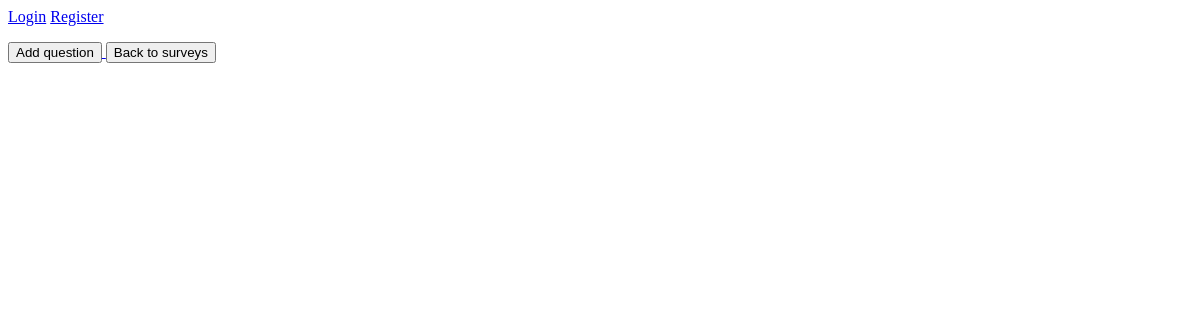
Before: /viewSurvey/4/ with the older database file.
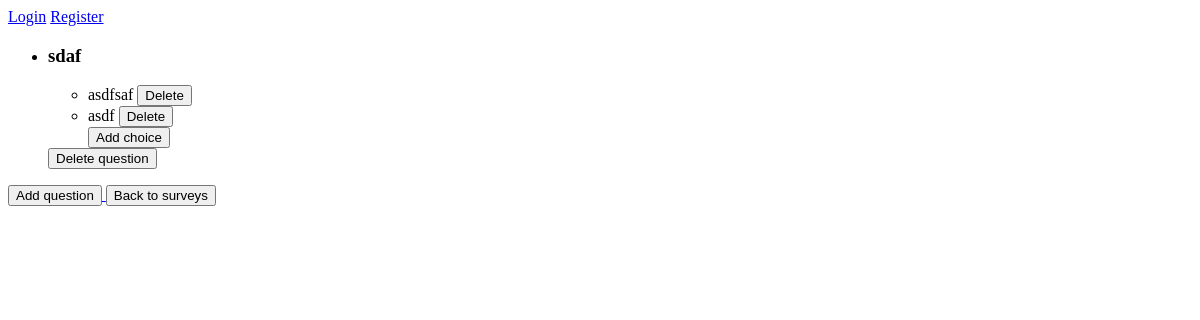
After: the same page with the newer database file.
### surveys/models.py (models this page shows, shortened)
class Question(models.Model):
    id = models.AutoField(primary_key=True)
    text = models.CharField(max_length=200)
    is_open = models.BooleanField(default=False)
    survey = models.ForeignKey(Survey, on_delete=models.CASCADE)

class Choice(models.Model):
    id = models.AutoField(primary_key=True)
    text = models.CharField(max_length=200)
    question = models.ForeignKey(Question, on_delete=models.CASCADE)

### surveys/views.py (the view)
# urls.py: path('viewSurvey/<int:pk>/', views.ViewSurvey.as_view(), name='viewSurvey'),
class ViewSurvey(ListView):
    model = Question
    template_name = 'viewSurvey.html'
    context_object_name = 'questions'
    def get_context_data(self, *, object_list=None, **kwargs):
        context = super().get_context_data(**kwargs)
        context['survey'] = Survey.objects.get(pk=self.kwargs['pk'])
        return context
    def get_queryset(self):
        return Question.objects.filter(survey_id=self.kwargs['pk'])

### surveys/models.py (called while the page is built)
    def get_id(self):
        return self.id

### templates/viewSurvey.html
{% extends 'base.html' %}
{% block content %}
    <ul>
        {% for question in questions %}
            <li>
                <h3>{{ question.text }}</h3>
                <ul>
                    {% for choice in question.choice_set.all %}
                        <li>
                            {{ choice.text }}
                            <a href="{% url 'deleteChoice' choice.id %}">
                                <button class="delete" type="button">Delete</button>
                            </a>
                        </li>
                    {% endfor %}
                <a href="{% url 'addChoice' question.id %}">
                    <button class="new" type="button">Add choice</button>
                </a>
                </ul>
            </li>
            <a href="{% url 'deleteQuestion' question.id %}">
                <button class="delete" type="button">Delete question</button>
            </a>
        {% endfor %}
    </ul>
    <a href="{% url 'addQuestion' survey.get_id%}">
        <button class="delete" type="button">Add question</button>
    </a>
    <a href="{% url 'index' %}">
        <button class="home" type="button">Back to surveys</button>
    </a>
{% endblock %}

Changed rows visible on the page:
added Question: text "sdaf"
added Choice: text "asdfsaf"
added Choice: text "asdf"
